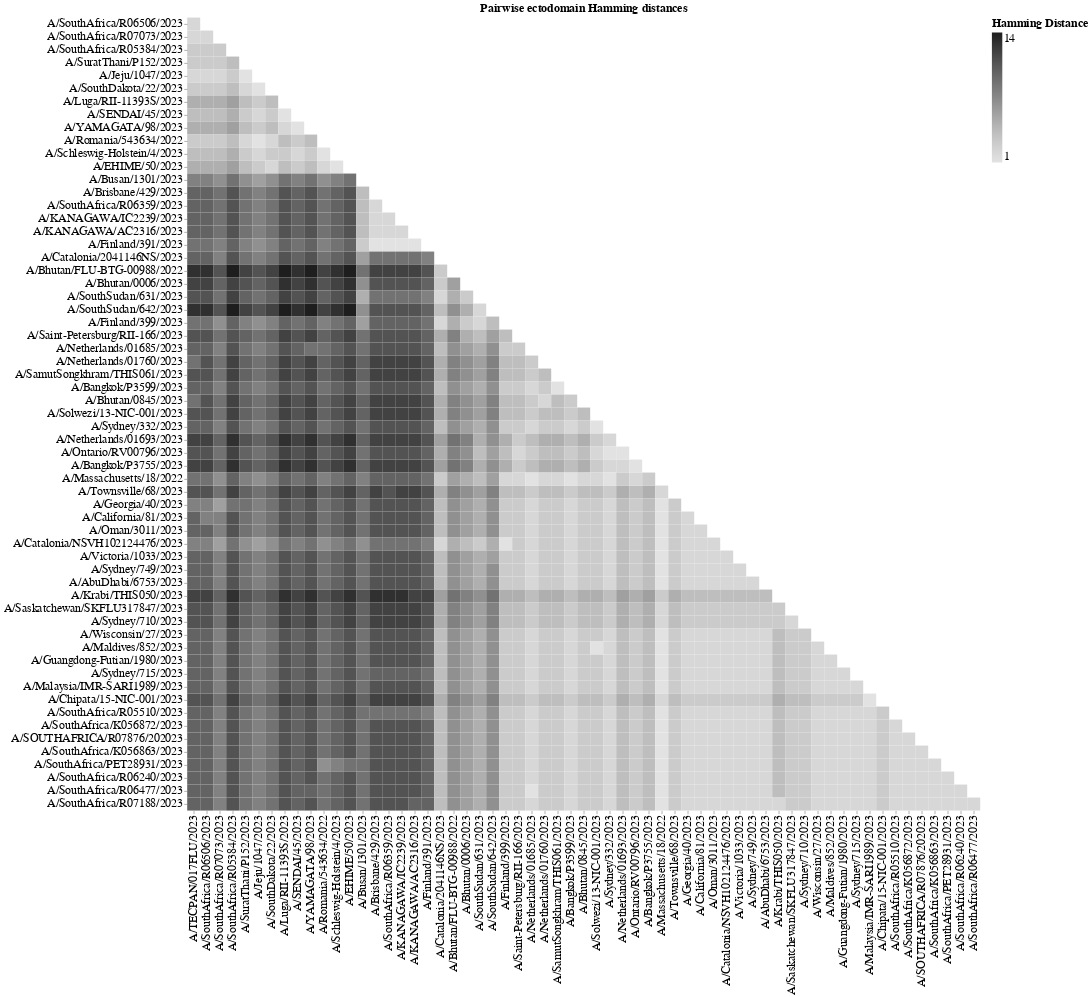
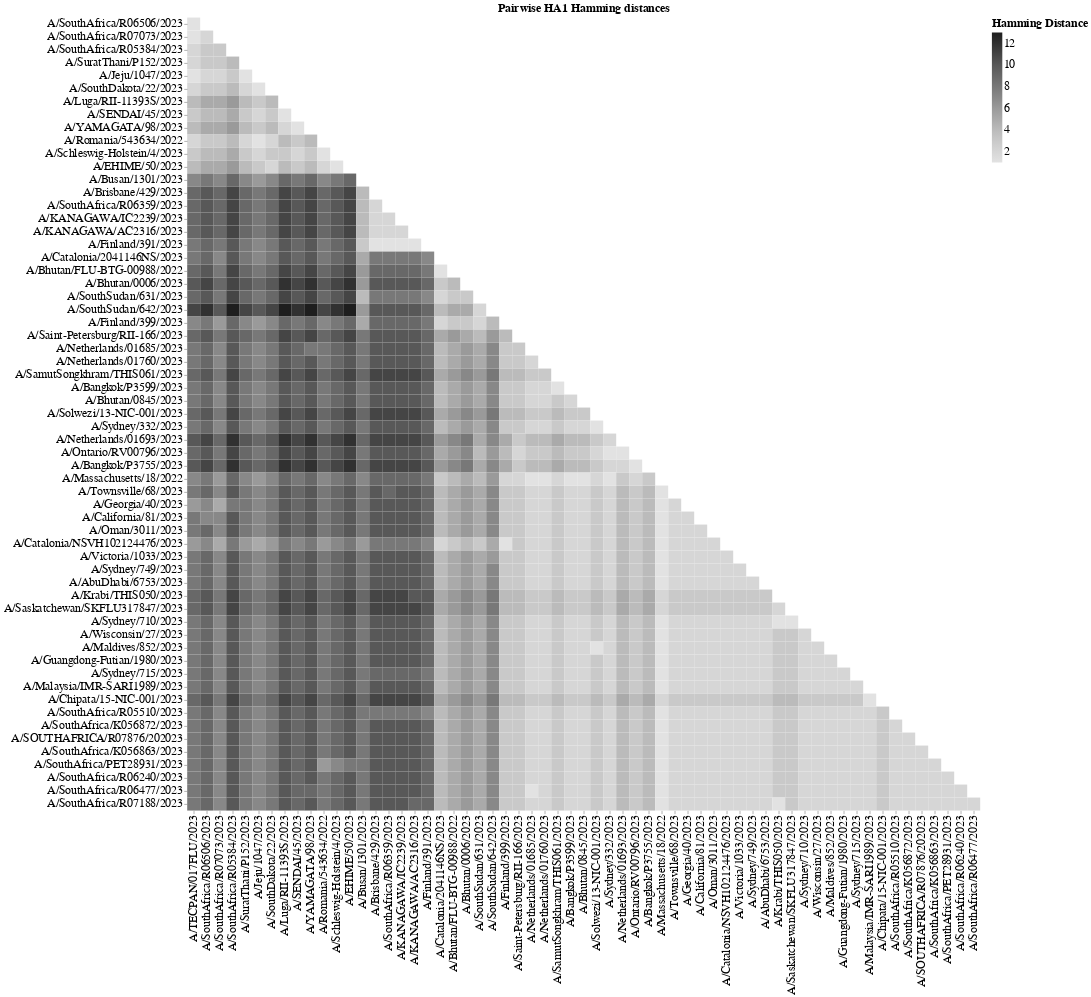

Source (notebook cell) for these figures, in order:
### Code cell
# Make heatmaps of just library (no vaccine) strains
for file in protein_sequences:
    fasta_file = os.path.join(resultsdir, file)
    heatmap = plot_triangular_hamming_distances(fasta_file, sequences_to_plot = library_strains, ordered_names = viruses)
    # Show results
    print(f'plotting results from {fasta_file}...')
    heatmap.display()

### Figure 1 — Vega-Lite specification as saved in the notebook (floating-point values rounded to 4 significant figures; data arrays with more than 128 entries replaced by an {"elided": "..."} marker saying what was removed)
{"config": {"view": {"continuousWidth": 300, "continuousHeight": 300, "strokeWidth": 0}, "axis": {"domain": false, "grid": false}, "legend": {"labelFontSize": 18, "titleFontSize": 18}, "title": {"fontSize": 18}}, "data": {"name": "data-06c8099982fc03309df5da1ee2be6c84"}, "mark": {"type": "rect", "strokeWidth": 0}, "encoding": {"color": {"field": "Hamming Distance", "scale": {"scheme": "greys"}, "type": "quantitative"}, "tooltip": [{"field": "Seq1", "type": "nominal"}, {"field": "Seq2", "type": "nominal"}, {"field": "Hamming Distance", "type": "quantitative"}], "x": {"axis": {"labelFontSize": 18, "labelLimit": 1000, "title": "", "titleFontSize": 18}, "field": "Seq1", "sort": ["A/TECPAN/017FLU/2023", "A/SouthAfrica/R06506/2023", "A/SouthAfrica/R07073/2023", "A/SouthAfrica/R05384/2023", "A/SuratThani/P152/2023", "A/Jeju/1047/2023", "A/SouthDakota/22/2023", "A/Luga/RII-11393S/2023", "A/SENDAI/45/2023", "A/YAMAGATA/98/2023", "A/Romania/543634/2022", "A/Schleswig-Holstein/4/2023", "A/EHIME/50/2023", "A/Busan/1301/2023", "A/Brisbane/429/2023", "A/SouthAfrica/R06359/2023", "A/KANAGAWA/IC2239/2023", "A/KANAGAWA/AC2316/2023", "A/Finland/391/2023", "A/Catalonia/2041146NS/2023", "A/Bhutan/FLU-BTG-00988/2022", "A/Bhutan/0006/2023", "A/SouthSudan/631/2023", "A/SouthSudan/642/2023", "A/Finland/399/2023", "A/Saint-Petersburg/RII-166/2023", "A/Netherlands/01685/2023", "A/Netherlands/01760/2023", "A/SamutSongkhram/THIS061/2023", "A/Bangkok/P3599/2023", "A/Bhutan/0845/2023", "A/Solwezi/13-NIC-001/2023", "A/Sydney/332/2023", "A/Netherlands/01693/2023", "A/Ontario/RV00796/2023", "A/Bangkok/P3755/2023", "A/Massachusetts/18/2022", "A/Townsville/68/2023", "A/Georgia/40/2023", "A/California/81/2023", "A/Oman/3011/2023", "A/Catalonia/NSVH102124476/2023", "A/Victoria/1033/2023", "A/Sydney/749/2023", "A/AbuDhabi/6753/2023", "A/Krabi/THIS050/2023", "A/Saskatchewan/SKFLU317847/2023", "A/Sydney/710/2023", "A/Wisconsin/27/2023", "A/Maldives/852/2023", "A/Guangdong-Futian/1980/2023", "A/Sydney/715/2023", "A/Malaysia/IMR-SARI1989/2023", "A/Chipata/15-NIC-001/2023", "A/SouthAfrica/R05510/2023", "A/SouthAfrica/K056872/2023", "A/SOUTHAFRICA/R07876/202023", "A/SouthAfrica/K056863/2023", "A/SouthAfrica/PET28931/2023", "A/SouthAfrica/R06240/2023", "A/SouthAfrica/R06477/2023", "A/SouthAfrica/R07188/2023"], "type": "ordinal"}, "y": {"axis": {"labelFontSize": 18, "labelLimit": 1000, "title": "", "titleFontSize": 18}, "field": "Seq2", "sort": ["A/TECPAN/017FLU/2023", "A/SouthAfrica/R06506/2023", "A/SouthAfrica/R07073/2023", "A/SouthAfrica/R05384/2023", "A/SuratThani/P152/2023", "A/Jeju/1047/2023", "A/SouthDakota/22/2023", "A/Luga/RII-11393S/2023", "A/SENDAI/45/2023", "A/YAMAGATA/98/2023", "A/Romania/543634/2022", "A/Schleswig-Holstein/4/2023", "A/EHIME/50/2023", "A/Busan/1301/2023", "A/Brisbane/429/2023", "A/SouthAfrica/R06359/2023", "A/KANAGAWA/IC2239/2023", "A/KANAGAWA/AC2316/2023", "A/Finland/391/2023", "A/Catalonia/2041146NS/2023", "A/Bhutan/FLU-BTG-00988/2022", "A/Bhutan/0006/2023", "A/SouthSudan/631/2023", "A/SouthSudan/642/2023", "A/Finland/399/2023", "A/Saint-Petersburg/RII-166/2023", "A/Netherlands/01685/2023", "A/Netherlands/01760/2023", "A/SamutSongkhram/THIS061/2023", "A/Bangkok/P3599/2023", "A/Bhutan/0845/2023", "A/Solwezi/13-NIC-001/2023", "A/Sydney/332/2023", "A/Netherlands/01693/2023", "A/Ontario/RV00796/2023", "A/Bangkok/P3755/2023", "A/Massachusetts/18/2022", "A/Townsville/68/2023", "A/Georgia/40/2023", "A/California/81/2023", "A/Oman/3011/2023", "A/Catalonia/NSVH102124476/2023", "A/Victoria/1033/2023", "A/Sydney/749/2023", "A/AbuDhabi/6753/2023", "A/Krabi/THIS050/2023", "A/Saskatchewan/SKFLU317847/2023", "A/Sydney/710/2023", "A/Wisconsin/27/2023", "A/Maldives/852/2023", "A/Guangdong-Futian/1980/2023", "A/Sydney/715/2023", "A/Malaysia/IMR-SARI1989/2023", "A/Chipata/15-NIC-001/2023", "A/SouthAfrica/R05510/2023", "A/SouthAfrica/K056872/2023", "A/SOUTHAFRICA/R07876/202023", "A/SouthAfrica/K056863/2023", "A/SouthAfrica/PET28931/2023", "A/SouthAfrica/R06240/2023", "A/SouthAfrica/R06477/2023", "A/SouthAfrica/R07188/2023"], "type": "ordinal"}}, "title": "Pairwise ectodomain Hamming distances", "$schema": "https://vega.github.io/schema/vega-lite/v5.16.3.json", "datasets": {"data-06c8099982fc03309df5da1ee2be6c84": {"elided": "1891 records"}}}

### Figure 2 — Vega-Lite specification as saved in the notebook (floating-point values rounded to 4 significant figures; data arrays with more than 128 entries replaced by an {"elided": "..."} marker saying what was removed)
{"config": {"view": {"continuousWidth": 300, "continuousHeight": 300, "strokeWidth": 0}, "axis": {"domain": false, "grid": false}, "legend": {"labelFontSize": 18, "titleFontSize": 18}, "title": {"fontSize": 18}}, "data": {"name": "data-e03b93da0a1cd88da51323656a8ae5fa"}, "mark": {"type": "rect", "strokeWidth": 0}, "encoding": {"color": {"field": "Hamming Distance", "scale": {"scheme": "greys"}, "type": "quantitative"}, "tooltip": [{"field": "Seq1", "type": "nominal"}, {"field": "Seq2", "type": "nominal"}, {"field": "Hamming Distance", "type": "quantitative"}], "x": {"axis": {"labelFontSize": 18, "labelLimit": 1000, "title": "", "titleFontSize": 18}, "field": "Seq1", "sort": ["A/TECPAN/017FLU/2023", "A/SouthAfrica/R06506/2023", "A/SouthAfrica/R07073/2023", "A/SouthAfrica/R05384/2023", "A/SuratThani/P152/2023", "A/Jeju/1047/2023", "A/SouthDakota/22/2023", "A/Luga/RII-11393S/2023", "A/SENDAI/45/2023", "A/YAMAGATA/98/2023", "A/Romania/543634/2022", "A/Schleswig-Holstein/4/2023", "A/EHIME/50/2023", "A/Busan/1301/2023", "A/Brisbane/429/2023", "A/SouthAfrica/R06359/2023", "A/KANAGAWA/IC2239/2023", "A/KANAGAWA/AC2316/2023", "A/Finland/391/2023", "A/Catalonia/2041146NS/2023", "A/Bhutan/FLU-BTG-00988/2022", "A/Bhutan/0006/2023", "A/SouthSudan/631/2023", "A/SouthSudan/642/2023", "A/Finland/399/2023", "A/Saint-Petersburg/RII-166/2023", "A/Netherlands/01685/2023", "A/Netherlands/01760/2023", "A/SamutSongkhram/THIS061/2023", "A/Bangkok/P3599/2023", "A/Bhutan/0845/2023", "A/Solwezi/13-NIC-001/2023", "A/Sydney/332/2023", "A/Netherlands/01693/2023", "A/Ontario/RV00796/2023", "A/Bangkok/P3755/2023", "A/Massachusetts/18/2022", "A/Townsville/68/2023", "A/Georgia/40/2023", "A/California/81/2023", "A/Oman/3011/2023", "A/Catalonia/NSVH102124476/2023", "A/Victoria/1033/2023", "A/Sydney/749/2023", "A/AbuDhabi/6753/2023", "A/Krabi/THIS050/2023", "A/Saskatchewan/SKFLU317847/2023", "A/Sydney/710/2023", "A/Wisconsin/27/2023", "A/Maldives/852/2023", "A/Guangdong-Futian/1980/2023", "A/Sydney/715/2023", "A/Malaysia/IMR-SARI1989/2023", "A/Chipata/15-NIC-001/2023", "A/SouthAfrica/R05510/2023", "A/SouthAfrica/K056872/2023", "A/SOUTHAFRICA/R07876/202023", "A/SouthAfrica/K056863/2023", "A/SouthAfrica/PET28931/2023", "A/SouthAfrica/R06240/2023", "A/SouthAfrica/R06477/2023", "A/SouthAfrica/R07188/2023"], "type": "ordinal"}, "y": {"axis": {"labelFontSize": 18, "labelLimit": 1000, "title": "", "titleFontSize": 18}, "field": "Seq2", "sort": ["A/TECPAN/017FLU/2023", "A/SouthAfrica/R06506/2023", "A/SouthAfrica/R07073/2023", "A/SouthAfrica/R05384/2023", "A/SuratThani/P152/2023", "A/Jeju/1047/2023", "A/SouthDakota/22/2023", "A/Luga/RII-11393S/2023", "A/SENDAI/45/2023", "A/YAMAGATA/98/2023", "A/Romania/543634/2022", "A/Schleswig-Holstein/4/2023", "A/EHIME/50/2023", "A/Busan/1301/2023", "A/Brisbane/429/2023", "A/SouthAfrica/R06359/2023", "A/KANAGAWA/IC2239/2023", "A/KANAGAWA/AC2316/2023", "A/Finland/391/2023", "A/Catalonia/2041146NS/2023", "A/Bhutan/FLU-BTG-00988/2022", "A/Bhutan/0006/2023", "A/SouthSudan/631/2023", "A/SouthSudan/642/2023", "A/Finland/399/2023", "A/Saint-Petersburg/RII-166/2023", "A/Netherlands/01685/2023", "A/Netherlands/01760/2023", "A/SamutSongkhram/THIS061/2023", "A/Bangkok/P3599/2023", "A/Bhutan/0845/2023", "A/Solwezi/13-NIC-001/2023", "A/Sydney/332/2023", "A/Netherlands/01693/2023", "A/Ontario/RV00796/2023", "A/Bangkok/P3755/2023", "A/Massachusetts/18/2022", "A/Townsville/68/2023", "A/Georgia/40/2023", "A/California/81/2023", "A/Oman/3011/2023", "A/Catalonia/NSVH102124476/2023", "A/Victoria/1033/2023", "A/Sydney/749/2023", "A/AbuDhabi/6753/2023", "A/Krabi/THIS050/2023", "A/Saskatchewan/SKFLU317847/2023", "A/Sydney/710/2023", "A/Wisconsin/27/2023", "A/Maldives/852/2023", "A/Guangdong-Futian/1980/2023", "A/Sydney/715/2023", "A/Malaysia/IMR-SARI1989/2023", "A/Chipata/15-NIC-001/2023", "A/SouthAfrica/R05510/2023", "A/SouthAfrica/K056872/2023", "A/SOUTHAFRICA/R07876/202023", "A/SouthAfrica/K056863/2023", "A/SouthAfrica/PET28931/2023", "A/SouthAfrica/R06240/2023", "A/SouthAfrica/R06477/2023", "A/SouthAfrica/R07188/2023"], "type": "ordinal"}}, "title": "Pairwise HA1 Hamming distances", "$schema": "https://vega.github.io/schema/vega-lite/v5.16.3.json", "datasets": {"data-e03b93da0a1cd88da51323656a8ae5fa": {"elided": "1891 records"}}}
